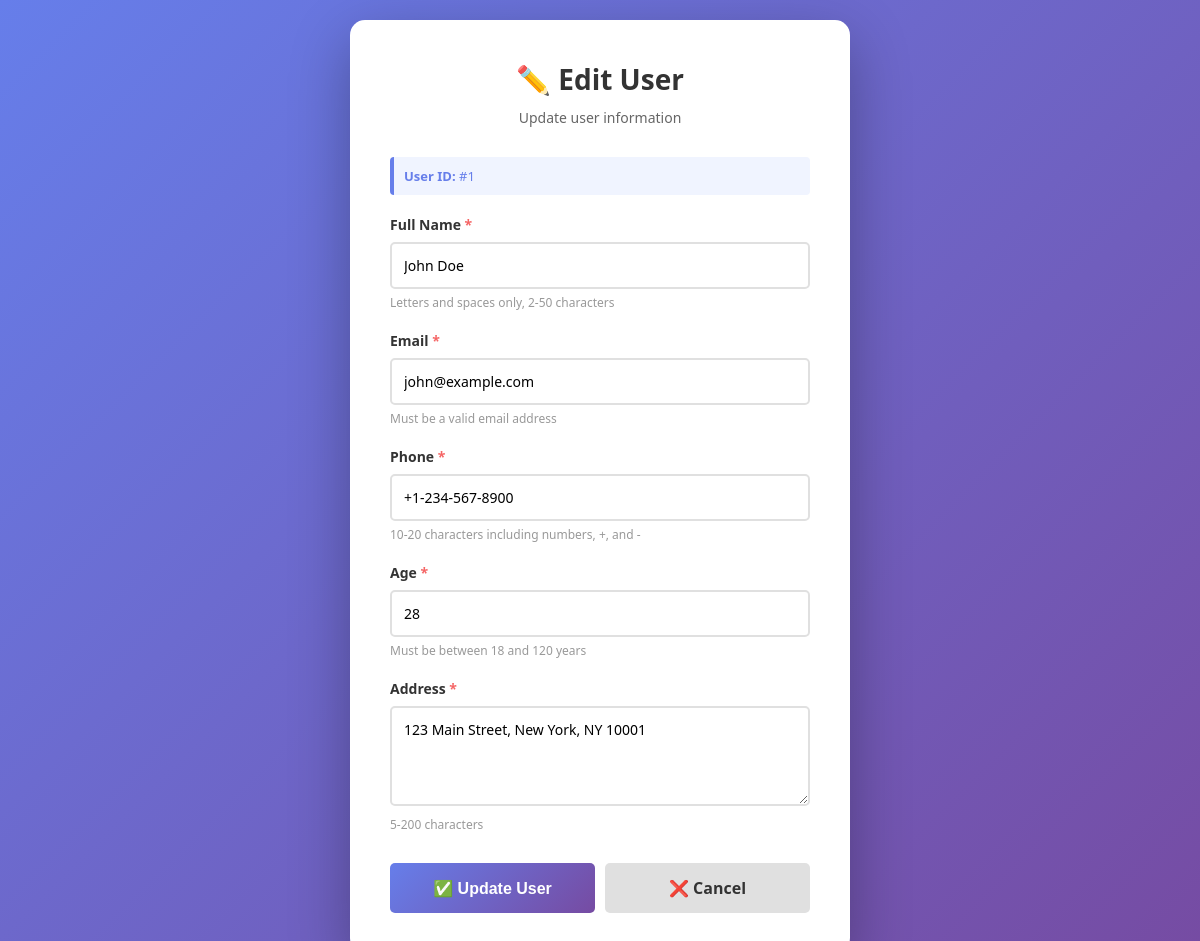
The page /edit.php?id=1 on the database its author committed.
### tables this page shows
CREATE TABLE IF NOT EXISTS users (
    id INT AUTO_INCREMENT PRIMARY KEY,
    name VARCHAR(50) NOT NULL,
    email VARCHAR(100) NOT NULL UNIQUE,
    phone VARCHAR(20) NOT NULL,
    age INT NOT NULL CHECK (age >= 18 AND age <= 120),
    address VARCHAR(200) NOT NULL,
    created_at TIMESTAMP DEFAULT CURRENT_TIMESTAMP,
    updated_at TIMESTAMP DEFAULT CURRENT_TIMESTAMP ON UPDATE CURRENT_TIMESTAMP,
    
     
    INDEX idx_email (email),
    INDEX idx_name (name),
    INDEX idx_phone (phone),
    INDEX idx_created_at (created_at)
);

### config.php (called while the page is built, shortened)
<?php
class User {
    private $pdo;
    public function __construct($pdo) {
        $this->pdo = $pdo;
    }
    public function getById($id) {
        try {
            $sql = "SELECT * FROM users WHERE id = ?";
            $stmt = $this->pdo->prepare($sql);
            $stmt->execute([$id]);
            return $stmt->fetch();
        } catch (PDOException $e) {
            return null;
        }
    }
}
?>

### edit.php (the view, shortened to what this page needs)
<?php
require_once 'config.php';
$user_obj = new User($pdo);
$errors = [];
$formData = [];
$userId = $_GET['id'] ?? null;
$user = $user_obj->getById($userId);
if ($_SERVER['REQUEST_METHOD'] === 'POST') {
    $formData = [
        'name' => $_POST['name'] ?? '',
        'email' => $_POST['email'] ?? '',
        'phone' => $_POST['phone'] ?? '',
        'age' => $_POST['age'] ?? '',
        'address' => $_POST['address'] ?? ''
    ];
    $result = $user_obj->update($userId, $formData);
    if ($result['valid']) {
        $_SESSION['message'] = $result['message'];
        header('Location: index.php');
        exit;
    } else {
        $errors[] = $result['error'];
    }
} else {
    $formData = $user;
}
?>
<!DOCTYPE html>
<html lang="en">
<head>
</head>
<body>
    <div class="container">
        <div class="header">
            <h1>✏️ Edit User</h1>
            <p>Update user information</p>
        </div>
        <div class="user-id">
            <strong>User ID:</strong> #<?php echo htmlspecialchars($userId); ?>
        </div>
        <form method="POST" novalidate>
            <div class="form-group">
                <label for="name">Full Name <span class="required">*</span></label>
                <input
                    type="text"
                    id="name"
                    name="name"
                    value="<?php echo htmlspecialchars($formData['name'] ?? ''); ?>"
                    placeholder="John Doe"
                    required
                >
                <div class="form-hint">Letters and spaces only, 2-50 characters</div>
            </div>
            <div class="form-group">
                <label for="email">Email <span class="required">*</span></label>
                <input
                    type="email"
                    id="email"
                    name="email"
                    value="<?php echo htmlspecialchars($formData['email'] ?? ''); ?>"
                    placeholder="john@example.com"
                    required
                >
                <div class="form-hint">Must be a valid email address</div>
            </div>
            <div class="form-group">
                <label for="phone">Phone <span class="required">*</span></label>
                <input
                    type="tel"
                    id="phone"
                    name="phone"
                    value="<?php echo htmlspecialchars($formData['phone'] ?? ''); ?>"
                    placeholder="+1-234-567-8900"
                    required
                >
                <div class="form-hint">10-20 characters including numbers, +, and -</div>
            </div>
            <div class="form-group">
                <label for="age">Age <span class="required">*</span></label>
                <input
                    type="number"
                    id="age"
                    name="age"
                    value="<?php echo htmlspecialchars($formData['age'] ?? ''); ?>"
                    placeholder="25"
                    min="18"
                    max="120"
                    required
                >
                <div class="form-hint">Must be between 18 and 120 years</div>
            </div>
            <div class="form-group">
                <label for="address">Address <span class="required">*</span></label>
                <textarea
                    id="address"
                    name="address"
                    placeholder="123 Main Street, City, Country"
                    required
                ><?php echo htmlspecialchars($formData['address'] ?? ''); ?></textarea>
                <div class="form-hint">5-200 characters</div>
            </div>
            <div class="form-actions">
                <button type="submit" class="btn-submit">✅ Update User</button>
                <a href="index.php" class="btn btn-cancel">❌ Cancel</a>
            </div>
        </form>
    </div>
</body>
</html>

### edit.php (style rules this page uses)
* { margin: 0; padding: 0; box-sizing: border-box; }
body { font-family: 'Segoe UI', Tahoma, Geneva, Verdana, sans-serif; background: linear-gradient(135deg, #667eea 0%, #764ba2 100%); min-height: 100vh; padding: 20px; display: flex; justify-content: center; align-items: center; }
.container { background: white; border-radius: 15px; box-shadow: 0 20px 60px rgba(0, 0, 0, 0.3); max-width: 500px; width: 100%; padding: 40px; animation: slideIn 0.4s ease-out; }
.header { margin-bottom: 30px; text-align: center; }
.header h1 { color: #333; font-size: 28px; margin-bottom: 10px; }
.header p { color: #666; font-size: 14px; }
.user-id { background: #f0f4ff; border-left: 4px solid #667eea; padding: 10px; border-radius: 4px; margin-bottom: 20px; font-size: 13px; color: #667eea; }
.form-group { margin-bottom: 20px; }
label { display: block; margin-bottom: 8px; color: #333; font-weight: 600; font-size: 14px; }
input, textarea { width: 100%; padding: 12px; border: 2px solid #e0e0e0; border-radius: 5px; font-size: 14px; font-family: inherit; transition: all 0.3s; }
textarea { resize: vertical; min-height: 100px; }
.form-hint { font-size: 12px; color: #999; margin-top: 5px; }
.form-actions { display: flex; gap: 10px; margin-top: 30px; }
button, .btn { flex: 1; padding: 14px; border: none; border-radius: 5px; font-size: 16px; font-weight: 600; cursor: pointer; transition: all 0.3s; text-decoration: none; display: inline-flex; align-items: center; justify-content: center; gap: 8px; }
.btn-submit { background: linear-gradient(135deg, #667eea 0%, #764ba2 100%); color: white; }
.btn-cancel { background: #e0e0e0; color: #333; text-decoration: none; }
.required { color: #f56565; }

### rows shown on the page
users: name "John Doe", email "john@example.com", phone "+1-234-567-8900", age "28", address "123 Main Street, New York, NY 10001"

### other values the page prints
$userId "1"
